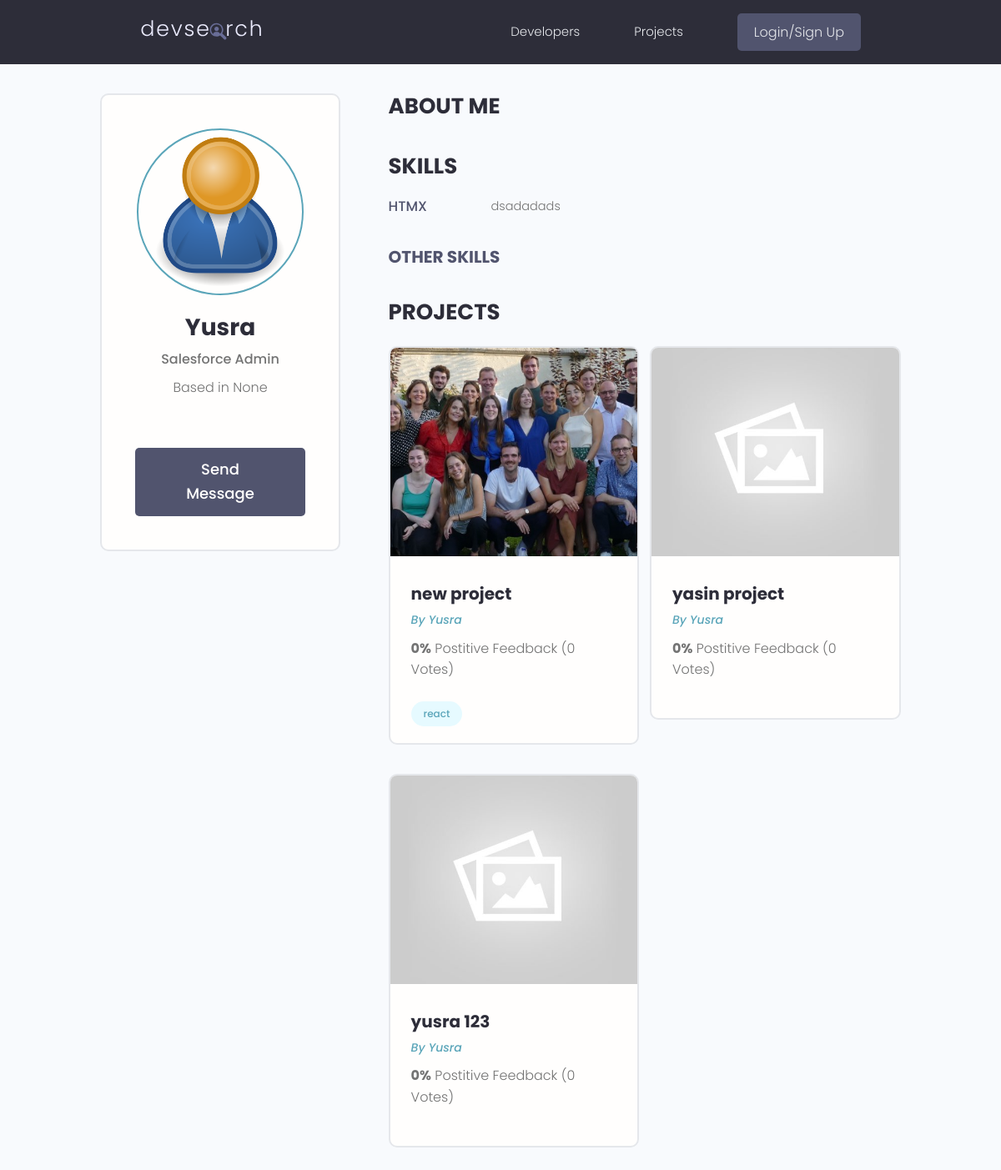
The page /profile/d681d629-1c96-49d8-a468-a51e3f6d7553/ on the database as committed earlier.
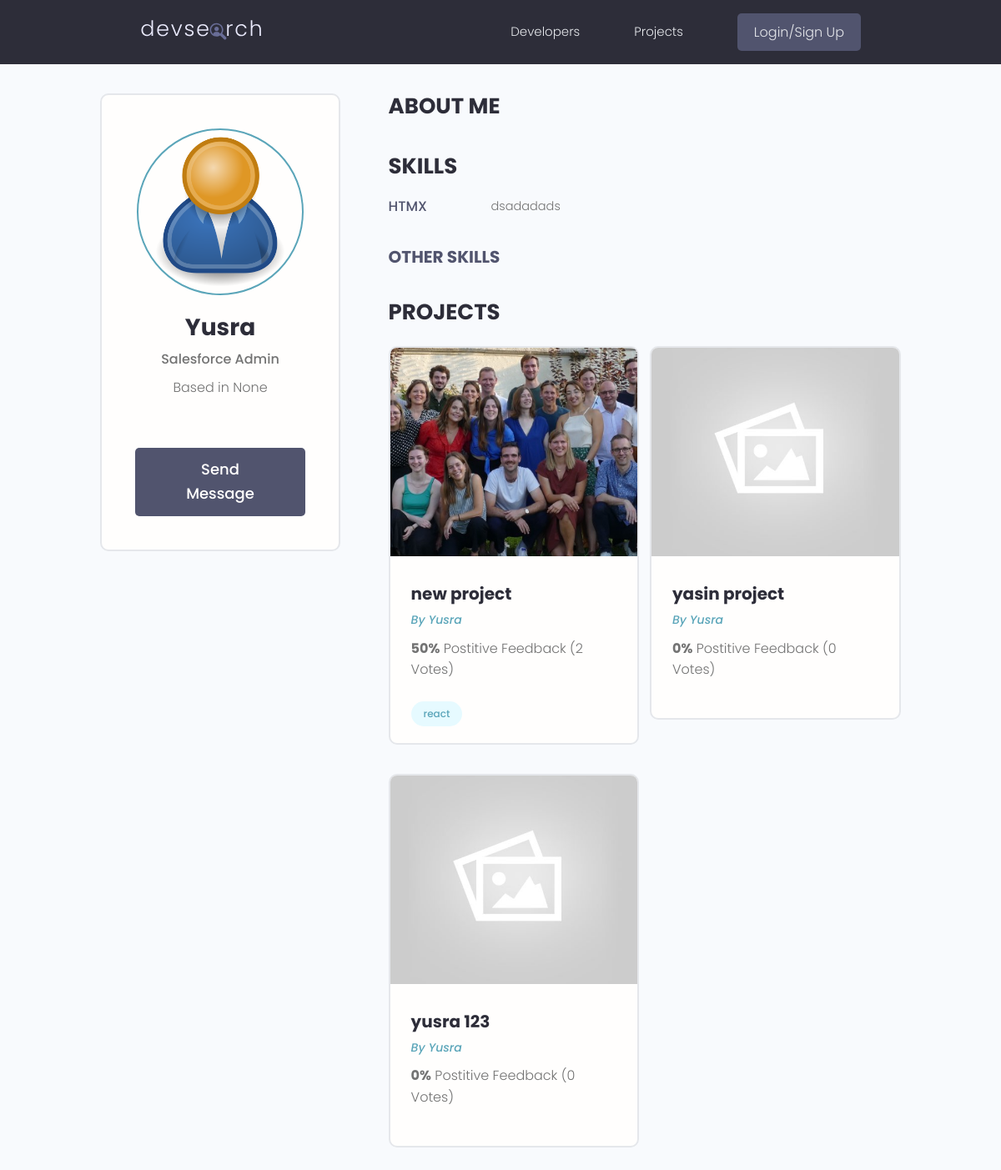
The same page on the database as committed later.
### projects/models.py (models this page shows, shortened)
class Project(models.Model):
    owner = models.ForeignKey(Profile, null=True, blank=True, on_delete=models.SET_NULL)
    title = models.CharField(max_length=200)
    description = models.TextField(null=True, blank=True)
    featured_image = models.ImageField(null=True, blank=True, default="default.jpg")
    demo_link = models.CharField(max_length=2000, null=True, blank=True)
    source_link = models.CharField(max_length=2000, null=True, blank=True)
    tags = models.ManyToManyField("Tag", blank=True)
    vote_total = models.IntegerField(default=0, null=True, blank=True)
    vote_ratio = models.IntegerField(default=0, null=True, blank=True)
    created = models.DateTimeField(auto_now_add=True)
    id = models.UUIDField(
        default=uuid.uuid4, unique=True, primary_key=True, editable=False
    )
    class Meta:
        ordering = ["-vote_ratio", "-vote_total", "title"]

### users/models.py (models this page shows, shortened)
class Profile(models.Model):
    user = models.OneToOneField(User, on_delete=models.CASCADE, null=True, blank=True)
    name = models.CharField(max_length=200, null=True, blank=True)
    email = models.EmailField(max_length=500, null=True, blank=True)
    username = models.CharField(max_length=200, null=True, blank=True)
    location = models.CharField(max_length=200, null=True, blank=True)
    short_intro = models.CharField(max_length=200, null=True, blank=True)
    bio = models.TextField(null=True, blank=True)
    profile_image = models.ImageField(
        null=True,
        blank=True,
        upload_to="profiles/",
        default="profiles/user-default.png",
    )
    social_github = models.CharField(max_length=200, null=True, blank=True)
    social_twitter = models.CharField(max_length=200, null=True, blank=True)
    social_linkedin = models.CharField(max_length=200, null=True, blank=True)
    social_youtube = models.CharField(max_length=200, null=True, blank=True)
    social_website = models.CharField(max_length=200, null=True, blank=True)
    created = models.DateTimeField(auto_now_add=True)
    id = models.UUIDField(
        default=uuid.uuid4, unique=True, primary_key=True, editable=False
    )

### users/views.py (the view)
# urls.py: path("profile/<str:pk>/", views.userProfile, name="user-profile"),
def userProfile(request, pk):
    profile = Profile.objects.get(id=pk)
    topSkills = profile.skill_set.exclude(description__exact="")
    otherSkills = profile.skill_set.filter(description="")
    context = {"profile": profile, "topSkills": topSkills, "otherSkills": otherSkills}
    return render(request, "users/user-profile.html", context)

### projects/models.py (called while the page is built)
    def __str__(self):
        return self.name

### users/templates/users/user-profile.html (shortened to what this page needs)
{% extends 'main.html' %}
{% block content %}
  <main class="profile my-md">
    <div class="container">
      <div class="layout">
        <div class="column column--1of3">
          <div class="card text-center">
            <div class="card__body dev">
              <img class="avatar avatar--xl" src="{{ profile.profile_image.url }}" />
              <h2 class="dev__name">{{ profile.name}}</h2>
              <p class="dev__title">{{ profile.short_intro}}</p>
              <p class="dev__location">Based in {{ profile.location}}</p>
                {% if request.user.profile.id != profile.id %}
                <a href="{% url 'create-message' profile.id %}" class="btn btn--sub btn--lg">Send Message </a>
                {% endif %}
            </div>
          </div>
        </div>
        <div class="column column--2of3">
          <div class="devInfo">
            <h3 class="devInfo__title">About Me</h3>
          </div>
          <div class="devInfo">
            <h3 class="devInfo__title">Skills</h3>
            <div class="devInfo__skills">
            {% for skill in topSkills  %}
            <div class="devSkill">
                <h4 class="devSkill__title">{{skill.name}}</h4>
                <p class="devSkill__info">
                {{skill.description}}
                </p>
              </div>
            {% endfor %}
              <h3 class="devInfo__subtitle">Other Skills</h3>
            </div>
          </div>
          <div class="devInfo">
            <h3 class="devInfo__title">Projects</h3>
            <div class="grid grid--two">
            {% for project in profile.project_set.all %}
            <div class="column">
                <div class="card project">
                  <a href="{% url 'project' project.id %}" class="project">
                    <img class="project__thumbnail" src="{{ project.featured_image.url }}" alt="project thumbnail" />
                    <div class="card__body">
                      <h3 class="project__title">{{ project.title }}</h3>
                      <p><a class="project__author" href="{% url 'user-profile' project.owner.id %}">By {{ project.owner.name }}</a></p>
                      <p class="project--rating">
                        <span style="font-weight: bold;">{{ project.vote_ratio }}%</span> Postitive
                        Feedback ({{project.vote_total}} Vote{{project.vote_total|pluralize:"s"}})
                      </p>
                      <div class="project__tags">
                        {% for tag in project.tags.all %}
                        <span class="tag tag--pill tag--main">
                            <small>{{tag}}</small>
                          </span>
                        {% endfor %}
                      </div>
                    </div>
                  </a>
                </div>
              </div>
            {% endfor %}
            </div>
          </div>
        </div>
      </div>
    </div>
  </main>
{% endblock %}

Rows that differ between the two databases and show on the page:
changed Project "new project": vote_ratio "0" → "50"; vote_total "0" → "2"
